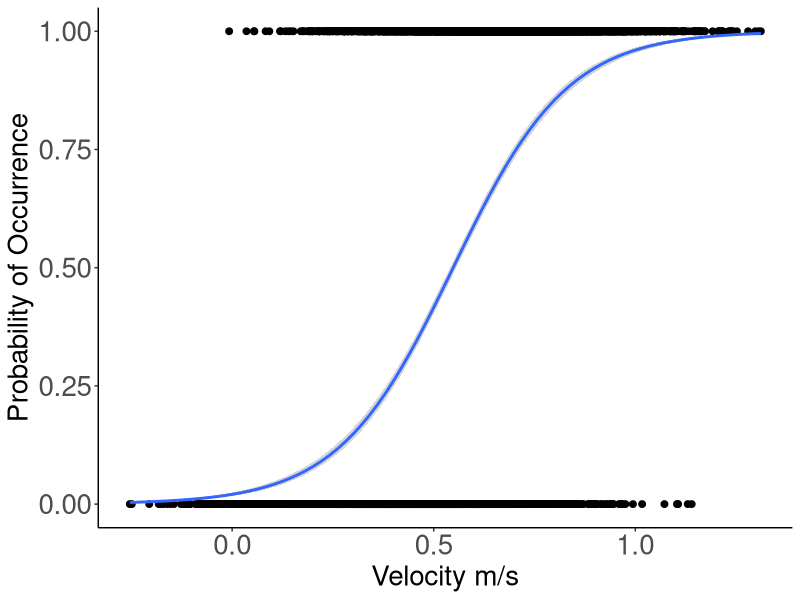

Reproduce this figure in R.
## cladophora


library(tidyverse)
library(tidyr)
library(sm)
library(lubridate) # work with dates
library(dplyr)     # data manipulation (filter, summarize, mutate)
library(ggplot2)   # graphics
library(gridExtra) # tile several plots next to each other
library(scales)
library(data.table)
library(mgcv)
set.seed(435)
## 1km reach at 0.25m grids
## presence = 0.68 mean sd = 0.19
## absence = 0.41 mean, sd = 0.2
## n = 1000/0.25 = 4000

## 1km reach at 1m grids
## presence = 0.7 mean sd = 0.2
## absence = 0.44 mean, sd = 0.2
## n = 1000/1 = 1000
?rnorm
pres_velo25 <- rnorm(4000, 0.68, 0.19 )
abs_velo25 <- rnorm(4000, 0.41, 0.2 )

t.test(pres_velo25, abs_velo25)

dfp <- as.data.frame(pres_velo25) %>%
 rename(Velocity = pres_velo25) %>%
  mutate(Occurrence = 1, Species = "Cladophora glomerata")

dfa <- as.data.frame(abs_velo25) %>%
  rename(Velocity = abs_velo25) %>%
  mutate(Occurrence = 0, Species = "Cladophora glomerata")
  
df <- rbind(dfp, dfa)
head(df)

summary(glm(Occurrence~Velocity, data=df, family="binomial"))

png("figures/Final_curves/Velocity/C2_Cladophora_velocity_model_lower.png", width = 500, height = 600)


ggplot(data = df, mapping = aes(x = Velocity, y = Occurrence))+
  geom_point(size = 2)+
  geom_smooth(method = "glm", method.args = list(family = "binomial"))+
  # scale_y_continuous(trans=log1p_trans()) +
  # scale_y_log10()+
  labs(x = "Velocity m/s", y = "Probability of Occurrence")+
  theme_classic()+
  # scale_y_continuous(limits=c(,100)) +
  theme(axis.text = element_text(size = 20), axis.title = element_text(size = 20))

dev.off()
